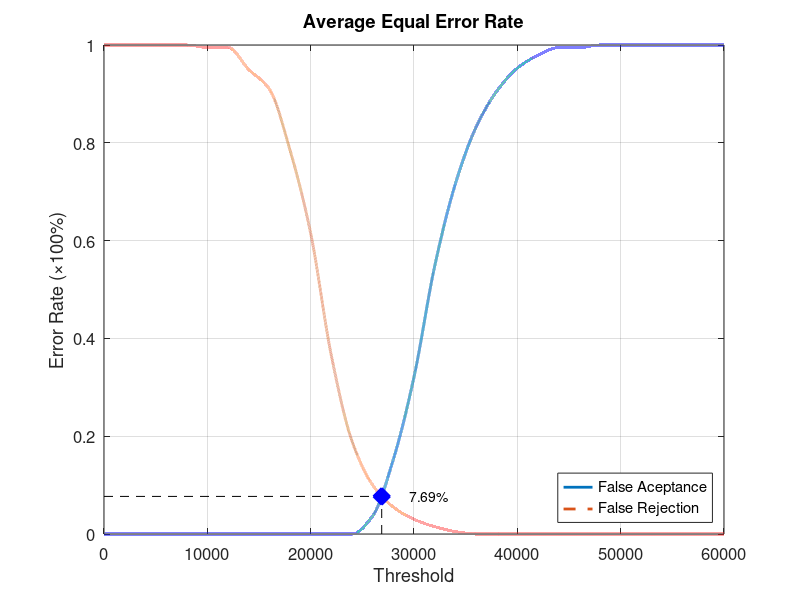
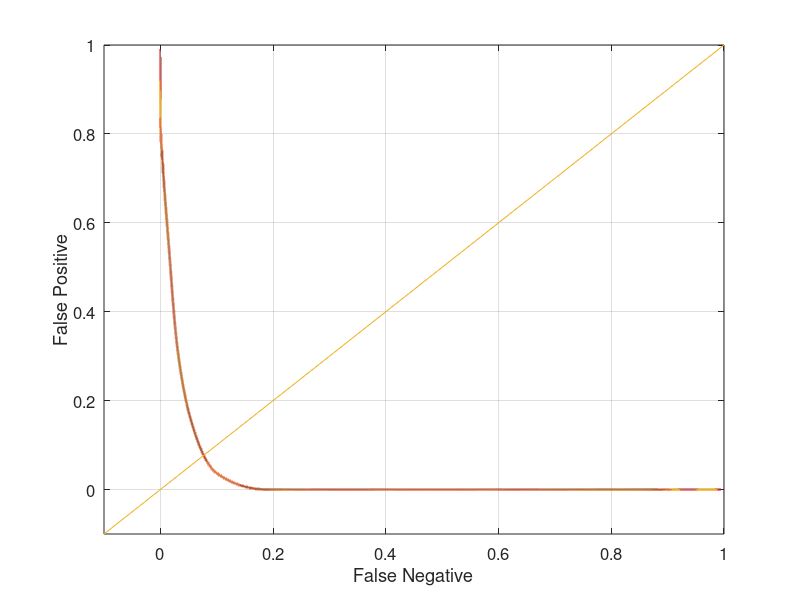

MATLAB code for these plots, in order:
function yEER = Database5_1
close all;
clear;
clc;
x = 0:2000:60000;
xq = 0:0.5:60000;

y0 = [0 0 0 0 0 0 0 0 0 0 0 0 0 0.0368421 0.152632 0.321053 0.547368 0.715789 0.831579 0.905263 0.952632 0.978947 0.994737 0.994737 1 1 1 1 1 1 1];
yy0 = interp1(x, y0, xq, 'pchip');
y1 = [1 1 1 1 1 0.995 0.995 0.95 0.91 0.785 0.615 0.365 0.19 0.1 0.055 0.03 0.015 0.005 0 0 0 0 0 0 0 0 0 0 0 0 0];
yy1 = interp1(x, y1, xq, 'pchip');

% Calculating EER: 
y2 = abs(y0 - y1);
find(y2 == min(y2))
yy2 = abs(yy0 - yy1);
xEER = find(yy2 == min(yy2));
xEERIndex = xq(xEER) % X-axis EER
yEER = yy0(xEER) % Y-axis EER

main = figure
plot(xq, yy0,'-','LineWidth', 2);	hold on
plot(xq, yy1,'--','LineWidth', 2);	hold on
plot([xEERIndex xEERIndex], [0 yEER], 'k--');	hold on
plot([0 xEERIndex], [yEER yEER], 'k--');	hold on
plot(xEERIndex, yEER, 'bx', 'LineWidth', 10);	hold on
text(xEERIndex + 10 * xEERIndex / 100, yEER, [num2str(round((10000 * yEER)) / 100) '%'])
legend('False Aceptance', 'False Rejection', 'Location', 'SouthEast')
xlabel('Threshold')
ylabel('Error Rate (\times100%)')
title('Average Equal Error Rate')
set(gca, 'FontSize', 12)
axis([0 60000 0 1])
grid on

print(main, 'Database5_1Main', '-dpng');
FNRxFPR = figure('Color', [1 1 1]);
plot(yy1, yy0, '-', yy1, yy0, 'LineWidth', 2);
hold on
y = -0.1:0.1:1
plot(y, y); 
set(gca, 'FontSize', 12)
xlabel('False Negative')
ylabel('False Positive')
axis([-0.1 1 -0.1 1])
set(gca, 'FontSize', 12)
grid on

print(FNRxFPR, 'Database5_1FNRxFPR','-dpng');
end
